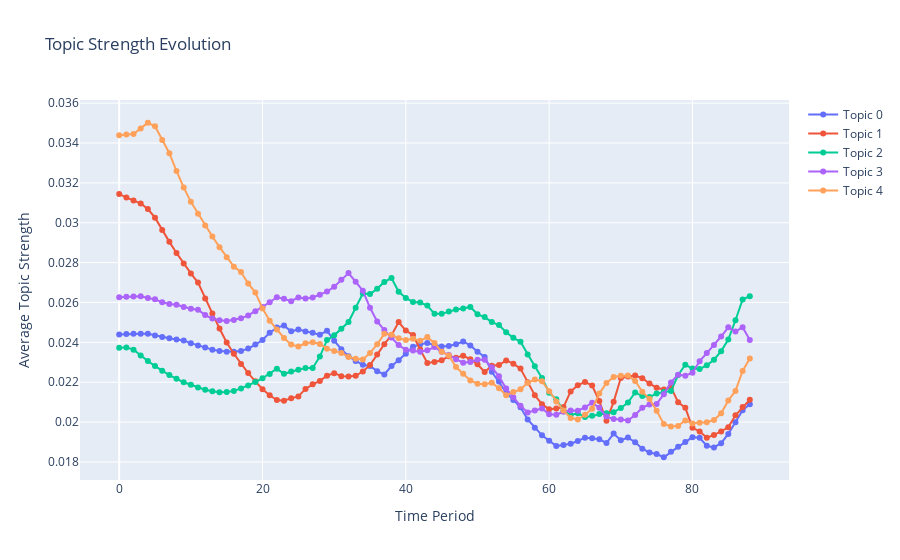

Notebook source saved alongside this figure:
### Code cell
import plotly.graph_objects as go
def plot_topic_strength(model, time_slices):
    """Plot overall topic strength over time"""
    topic_strengths = []
    for t in range(len(time_slices)):
        strengths = []
        for topic in range(model.num_topics):
            # Calculate average word weight
            top_terms = model.print_topics(time=t)[topic]
            avg_weight = np.mean([weight for _, weight in top_terms])
            strengths.append(avg_weight)
        topic_strengths.append(strengths)
    
    fig = go.Figure()
    for topic in range(model.num_topics):
        fig.add_trace(go.Scatter(
            x=list(range(len(time_slices))),
            y=[strengths[topic] for strengths in topic_strengths],
            name=f'Topic {topic}',
            mode='lines+markers'
        ))
    
    fig.update_layout(
        title='Topic Strength Evolution',
        xaxis_title='Time Period',
        yaxis_title='Average Topic Strength'
    )
    return fig
plot_topic_strength(dtm, time_slices).show()
